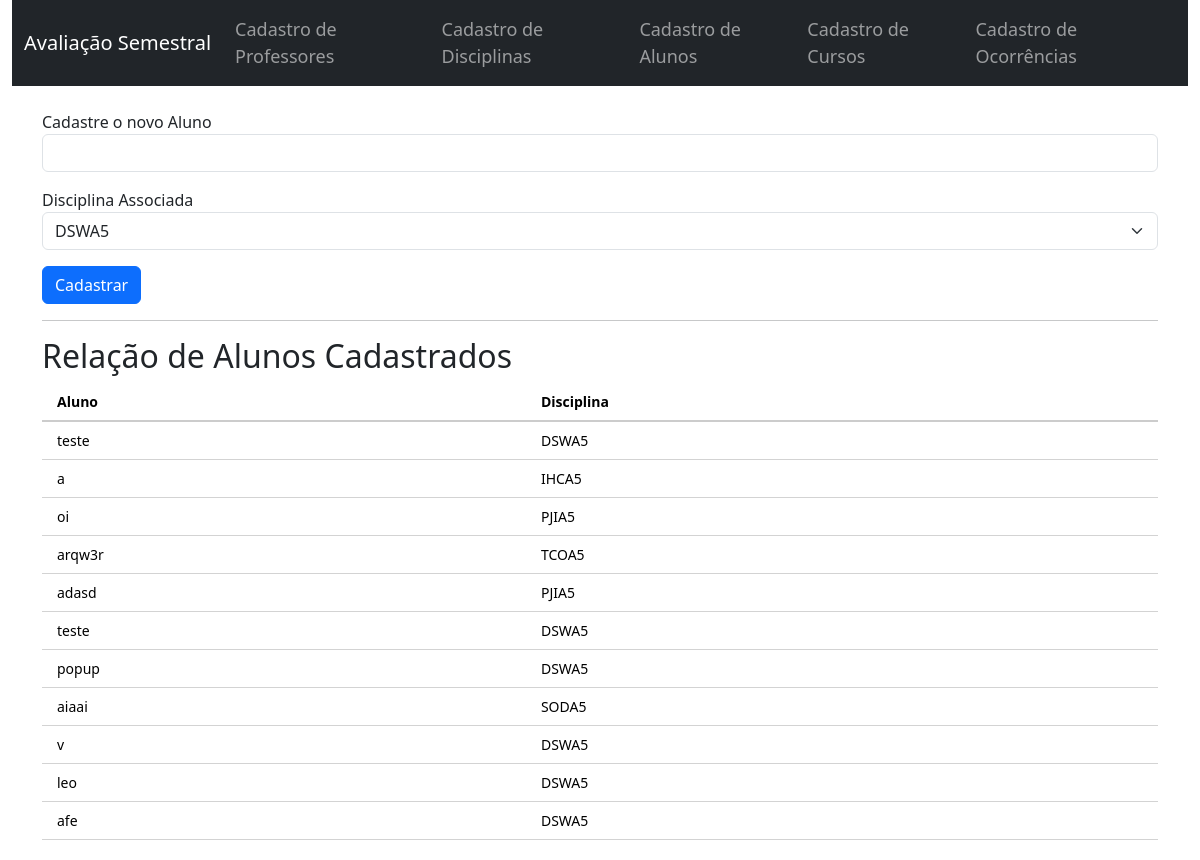
The app's page /alunos with its own data.
### hello.py (models this page shows)
class Aluno(db.Model):
    __tablename__ = 'alunos'
    id = db.Column(db.Integer, primary_key=True)
    nome = db.Column(db.String(64), nullable=False)
    disciplina = db.Column(db.String(64), nullable=False)

### hello.py (the view)
@app.route('/alunos', methods=['GET', 'POST'])
def alunos():
    form = AlunoForm()
    if form.validate_on_submit():
        novo_aluno = Aluno(nome=form.nome.data, disciplina=form.disciplina.data)
        db.session.add(novo_aluno)
        db.session.commit()
        return redirect(url_for('alunos'))
    alunos = Aluno.query.all()
    return render_template('alunos.html', form=form, alunos=alunos)

### hello.py
class AlunoForm(FlaskForm):
    nome = StringField('Cadastre o novo Aluno', validators=[DataRequired()])
    disciplina = SelectField('Disciplina Associada',
                             choices=[('DSWA5', 'DSWA5'),
                                      ('GPSA5', 'GPSA5'),
                                      ('IHCA5', 'IHCA5'),
                                      ('SODA5', 'SODA5'),
                                      ('PJIA5', 'PJIA5'),
                                      ('TCOA5', 'TCOA5')],
                             validators=[DataRequired()])
    submit = SubmitField('Cadastrar')

### templates/alunos.html (shortened to what this page needs)
{% extends "base.html" %}
{% block content %}
<div class="container">
    <form method="POST">
        <div class="mb-3">
            {{ form.nome.label }}
            {{ form.nome(class="form-control") }}
        </div>
        <div class="mb-3">
            {{ form.disciplina.label }}
            {{ form.disciplina(class="form-select") }}
        </div>
        {{ form.submit(class="btn btn-primary") }}
    </form>
    <hr>
    <h2>Relação de Alunos Cadastrados</h2>
    <table class="table custom-table">
        <thead>
            <tr>
                <th>Aluno</th>
                <th>Disciplina</th>
            </tr>
        </thead>
        <tbody>
            {% for aluno in alunos %}
            <tr>
                <td>{{ aluno.nome }}</td>
                <td>{{ aluno.disciplina }}</td>
            </tr>
            {% endfor %}
        </tbody>
    </table>
</div>
{% endblock %}

### templates/base.html (shortened to what this page needs)
<!DOCTYPE html>
<html lang="en">
<head>
    <link rel="stylesheet" href="https://cdn.jsdelivr.net/npm/bootstrap@5.3.1/dist/css/bootstrap.min.css">
</head>
<body>
    <div class="container-fluid">
        <nav class="navbar navbar-expand-lg navbar-dark bg-dark">
            <div class="container-fluid">
                <a class="navbar-brand" href="/">Avaliação Semestral</a>
                <div class="collapse navbar-collapse">
                    <ul class="navbar-nav me-auto">
                        <li class="nav-item"><a class="nav-link" href="/professores">Cadastro de Professores</a></li>
                        <li class="nav-item"><a class="nav-link" href="/disciplinas">Cadastro de Disciplinas</a></li>
                        <li class="nav-item"><a class="nav-link" href="/alunos">Cadastro de Alunos</a></li>
                        <li class="nav-item"><a class="nav-link" href="/cursos">Cadastro de Cursos</a></li>
                        <li class="nav-item"><a class="nav-link" href="/ocorrencias">Cadastro de Ocorrências</a></li>
                    </ul>
                </div>
            </div>
        </nav>
        <div class="content mt-4">
            {% block content %}{% endblock %}
        </div>
    </div>
</body>
</html>

### templates/base.html (style rules this page uses)
.navbar { width: 100%; background-color: #000; }
.navbar-nav .nav-link { font-size: 18px; }
body, .container-fluid, .content, #local-time { text-align: left; }
.navbar-brand { text-align: left !important; }
.navbar-nav .nav-item { text-align: left; }
.navbar-collapse { justify-content: flex-start; }

### templates/alunos.html (style rules this page uses)
.custom-table { font-size: 14px; border-collapse: collapse; }
.custom-table thead th { border-bottom: 2px solid #ccc; text-align: left; padding-left: 15px; }
.custom-table tbody td { text-align: left; padding-left: 15px; border-bottom: 1px solid #d3d3d3; }
.custom-table tbody tr { border-top: 1px solid #d3d3d3; }

### records on screen
Aluno: nome "teste", disciplina "DSWA5"
Aluno: nome "a", disciplina "IHCA5"
Aluno: nome "oi", disciplina "PJIA5"
Aluno: nome "arqw3r", disciplina "TCOA5"
Aluno: nome "adasd", disciplina "PJIA5"
Aluno: nome "teste", disciplina "DSWA5"
Aluno: nome "popup", disciplina "DSWA5"
Aluno: nome "aiaai", disciplina "SODA5"
Aluno: nome "v", disciplina "DSWA5"
Aluno: nome "leo", disciplina "DSWA5"
Aluno: nome "afe", disciplina "DSWA5"
